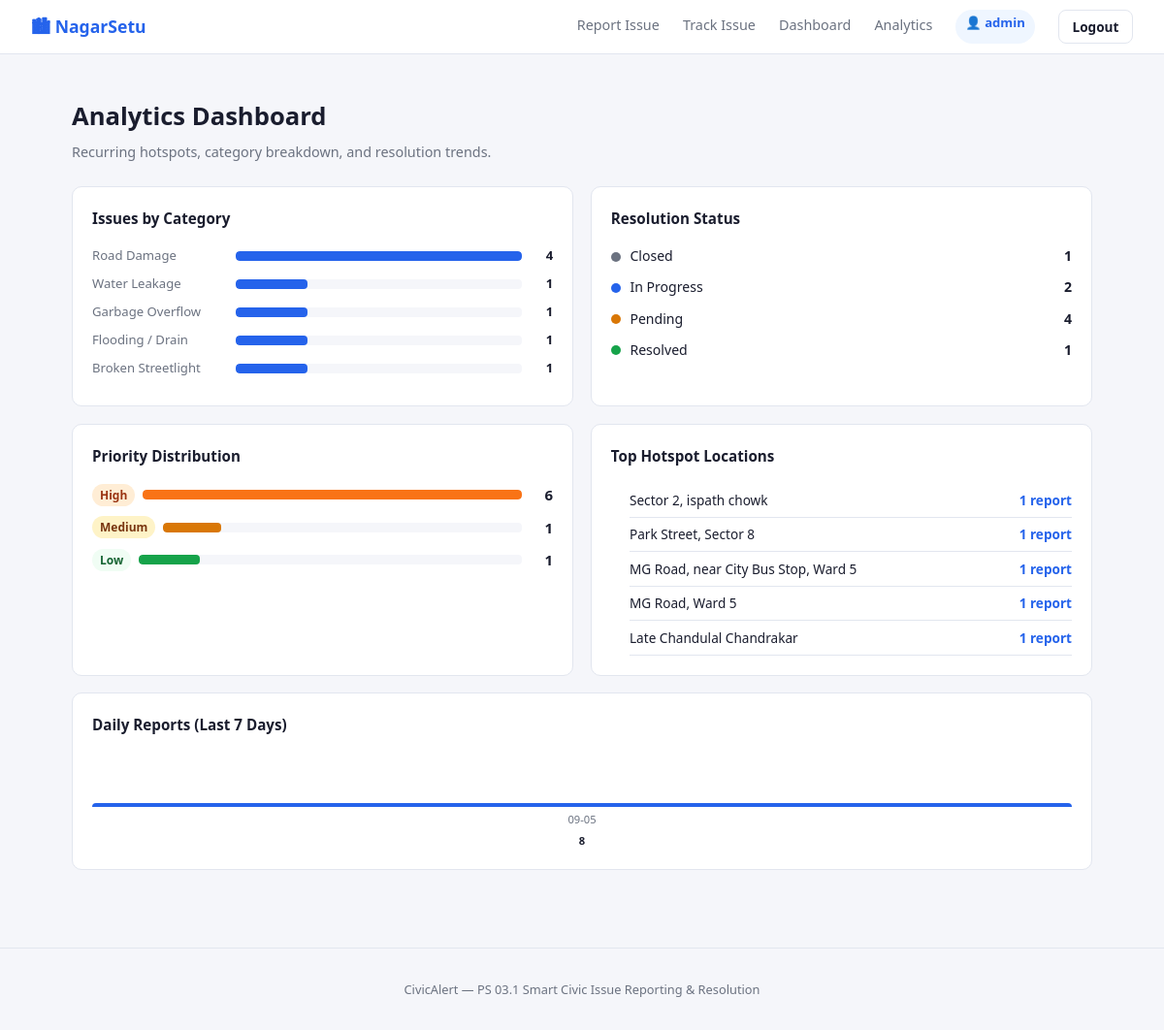
Screenshot of /analytics (signed in) with the database file from the repository.
### tables this page shows
CREATE TABLE issues (
        id          TEXT PRIMARY KEY,
        name        TEXT NOT NULL,
        phone       TEXT,
        category    TEXT NOT NULL,
        severity    TEXT NOT NULL,
        description TEXT NOT NULL,
        location    TEXT NOT NULL,
        photo       TEXT,
        status      TEXT DEFAULT 'Pending',
        priority_score INTEGER DEFAULT 0,
        priority_label TEXT DEFAULT 'Low',
        assigned_to TEXT,
        admin_notes TEXT,
        created_at  TEXT NOT NULL,
        updated_at  TEXT NOT NULL
    );

### app.py (the view)
@app.route('/analytics')
@login_required
def analytics():
    conn = get_db()
    cat_data = conn.execute(
        "SELECT category, COUNT(*) as cnt FROM issues GROUP BY category ORDER BY cnt DESC"
    ).fetchall()
    status_data = conn.execute(
        "SELECT status, COUNT(*) as cnt FROM issues GROUP BY status"
    ).fetchall()
    priority_data = conn.execute(
        "SELECT priority_label, COUNT(*) as cnt FROM issues GROUP BY priority_label ORDER BY priority_score DESC"
    ).fetchall()
    location_data = conn.execute(
        "SELECT location, COUNT(*) as cnt FROM issues GROUP BY location ORDER BY cnt DESC LIMIT 5"
    ).fetchall()
    trend_data = conn.execute(
        """SELECT substr(created_at,1,10) as day, COUNT(*) as cnt
           FROM issues GROUP BY day ORDER BY day DESC LIMIT 7"""
    ).fetchall()
    conn.close()
    return render_template('analytics.html',
                           cat_data=cat_data,
                           status_data=status_data,
                           priority_data=priority_data,
                           location_data=location_data,
                           trend_data=trend_data)

### app.py (called while the page is built)
def login_required(f):
    @wraps(f)
    def decorated(*args, **kwargs):
        if not session.get('admin_logged_in'):
            flash('Please log in to access the authority dashboard.', 'error')
            return redirect(url_for('admin_login', next=request.path))
        return f(*args, **kwargs)
    return decorated

def get_db():
    conn = sqlite3.connect(DB_PATH)
    conn.row_factory = sqlite3.Row
    return conn

### templates/analytics.html (shortened to what this page needs)
{% extends "base.html" %}
{% block content %}
<div class="page-header">
  <h1>Analytics Dashboard</h1>
  <p>Recurring hotspots, category breakdown, and resolution trends.</p>
</div>
<div class="analytics-grid">
  <div class="chart-card">
    <h2>Issues by Category</h2>
    {% for row in cat_data %}
    <div class="bar-row">
      <span class="bar-label">{{ row.category }}</span>
      <div class="bar-track">
        <div class="bar-fill"
             style="width: {{ (row.cnt / (cat_data[0].cnt or 1) * 100) | int }}%"></div>
      </div>
      <span class="bar-num">{{ row.cnt }}</span>
    </div>
    {% else %}
    <p class="no-data">No data yet.</p>
    {% endfor %}
  </div>
  <div class="chart-card">
    <h2>Resolution Status</h2>
    <div class="status-pills">
      {% for row in status_data %}
      <div class="status-pill">
        <span class="pill-dot dot-{{ row.status | lower | replace(' ','_') }}"></span>
        <span>{{ row.status }}</span>
        <strong>{{ row.cnt }}</strong>
      </div>
      {% else %}
      <p class="no-data">No data yet.</p>
      {% endfor %}
    </div>
  </div>
  <div class="chart-card">
    <h2>Priority Distribution</h2>
    {% set max_p = namespace(val=1) %}
    {% for row in priority_data %}{% if row.cnt > max_p.val %}{% set max_p.val = row.cnt %}{% endif %}{% endfor %}
    {% for row in priority_data %}
    <div class="priority-dist-row">
      <span class="badge badge-priority-{{ row.priority_label | lower }}">{{ row.priority_label }}</span>
      <div class="bar-track">
        <div class="bar-fill bar-priority-{{ row.priority_label | lower }}"
             style="width: {{ (row.cnt / max_p.val * 100) | int }}%"></div>
      </div>
      <span class="bar-num">{{ row.cnt }}</span>
    </div>
    {% else %}
    <p class="no-data">No data yet.</p>
    {% endfor %}
  </div>
  <div class="chart-card">
    <h2>Top Hotspot Locations</h2>
    <ol class="hotspot-list">
      {% for row in location_data %}
      <li>
        <span class="hotspot-loc">{{ row.location[:50] }}{% if row.location|length > 50 %}…{% endif %}</span>
        <span class="hotspot-cnt">{{ row.cnt }} report{{ 's' if row.cnt != 1 }}</span>
      </li>
      {% else %}
      <li class="no-data">No data yet.</li>
      {% endfor %}
    </ol>
  </div>
  <div class="chart-card chart-wide">
    <h2>Daily Reports (Last 7 Days)</h2>
    {% if trend_data %}
    <div class="trend-bars">
      {% set max_cnt = trend_data | map(attribute='cnt') | max %}
      {% for row in trend_data | reverse %}
      <div class="trend-col">
        <div class="trend-bar" style="height: {{ (row.cnt / (max_cnt or 1) * 100) | int }}%"></div>
        <span class="trend-label">{{ row.day[5:] }}</span>
        <span class="trend-num">{{ row.cnt }}</span>
      </div>
      {% endfor %}
    </div>
    {% else %}
    <p class="no-data">No trend data yet.</p>
    {% endif %}
  </div>
</div>
{% endblock %}

### static/style.css (style rules this page uses)
:root { --bg: #f5f6fa; --surface: #ffffff; --border: #e2e6ef; --text: #1a1d2e; --muted: #6b7280; --primary: #2563eb; --primary-h:#1d4ed8; --success: #16a34a; --warning: #d97706; --danger: #dc2626; --info: #0891b2; --radius: 8px; --shadow: 0 1px 4px rgba(0,0,0,.08); }
*, *::before, *::after { box-sizing: border-box; margin: 0; padding: 0; }
body { font-family: 'Segoe UI', system-ui, sans-serif; background: var(--bg); color: var(--text); font-size: 15px; line-height: 1.6; }
.page-header { margin-bottom: 1.5rem; }
.page-header h1 { font-size: 1.6rem; font-weight: 700; }
.page-header p { color: var(--muted); font-size: .9rem; margin-top: .25rem; }
.badge { display: inline-block; padding: 2px 8px; border-radius: 20px; font-size: .75rem; font-weight: 600; }
.badge-priority-high { background:#ffedd5; color:#9a3412; }
.badge-priority-medium { background:#fef3c7; color:#78350f; }
.badge-priority-low { background:#f0fdf4; color:#166534; }
.analytics-grid { display: grid; grid-template-columns: 1fr 1fr; gap: 1.1rem; }
.chart-card { background: var(--surface); border: 1px solid var(--border); border-radius: 10px; padding: 1.25rem; }
.chart-card h2 { font-size: .95rem; font-weight: 700; margin-bottom: 1rem; }
.chart-wide { grid-column: 1 / -1; }
.bar-row { display: flex; align-items: center; gap: .5rem; margin-bottom: .5rem; font-size: .82rem; }
.bar-label { width: 140px; color: var(--muted); white-space: nowrap; overflow: hidden; text-overflow: ellipsis; flex-shrink: 0; }
.bar-track { flex: 1; background: var(--bg); border-radius: 4px; height: 10px; overflow: hidden; }
.bar-fill { height: 100%; background: var(--primary); border-radius: 4px; transition: width .3s; }
.bar-fill.bar-priority-high { background: #f97316; }
.bar-fill.bar-priority-medium { background: var(--warning); }
.bar-fill.bar-priority-low { background: var(--success); }
.bar-num { font-weight: 700; width: 24px; text-align: right; }
.status-pills { display: flex; flex-direction: column; gap: .6rem; }
.status-pill { display: flex; align-items: center; gap: .6rem; font-size: .88rem; }
.status-pill strong { margin-left: auto; }
.pill-dot { width: 10px; height: 10px; border-radius: 50%; flex-shrink: 0; }
.dot-pending { background: var(--warning); }
.dot-in_progress { background: var(--primary); }
.dot-resolved { background: var(--success); }
.dot-closed { background: var(--muted); }
.priority-dist-row { display: flex; align-items: center; gap: .5rem; margin-bottom: .6rem; }
.hotspot-list { padding-left: 1.2rem; }
.hotspot-list li { display: flex; justify-content: space-between; align-items: center; padding: .4rem 0; border-bottom: 1px solid var(--border); font-size: .85rem; }
.hotspot-cnt { color: var(--primary); font-weight: 700; white-space: nowrap; }
.trend-bars { display: flex; align-items: flex-end; gap: .5rem; height: 100px; padding-top: 10px; }
.trend-col { display: flex; flex-direction: column; align-items: center; flex: 1; gap: 4px; }
.trend-bar { width: 100%; background: var(--primary); border-radius: 4px 4px 0 0; min-height: 4px; transition: height .3s; }
.trend-label { font-size: .7rem; color: var(--muted); }
.trend-num { font-size: .7rem; font-weight: 700; }

### rows the page displays
issues: category "Water Leakage", {{ (row.cnt / (cat_data[0].cnt or 1) * 100) | int }} 25 (drawn), cnt "1"
issues: category "Garbage Overflow", {{ (row.cnt / (cat_data[0].cnt or 1) * 100) | int }} 25 (drawn), cnt "1"
issues: category "Flooding / Drain", {{ (row.cnt / (cat_data[0].cnt or 1) * 100) | int }} 25 (drawn), cnt "1", location "MG Road, Ward 5"
issues: category "Broken Streetlight", {{ (row.cnt / (cat_data[0].cnt or 1) * 100) | int }} 25 (drawn), cnt "1", location "Park Street, Sector 8"
issues: location "Sector 2, ispath chowk", cnt "1"
issues: location "MG Road, near City Bus Stop, Ward 5", cnt "1"
issues: location "Late Chandulal Chandrakar", cnt "1"

### other values shown
{{ session.get('admin_user') }} "admin"
{{ row.category }} "Road Damage"
{{ row.cnt }} "4"
{{ row.status }} "Closed" "In Progress" "Pending" "Resolved"
{{ row.cnt }} "1" "2" "4" "1"
{{ row.priority_label }} "High" "Medium" "Low"
{{ row.cnt }} "6" "1" "1"
{{ row.day[5:] }} "09-05"
{{ row.cnt }} "8"
